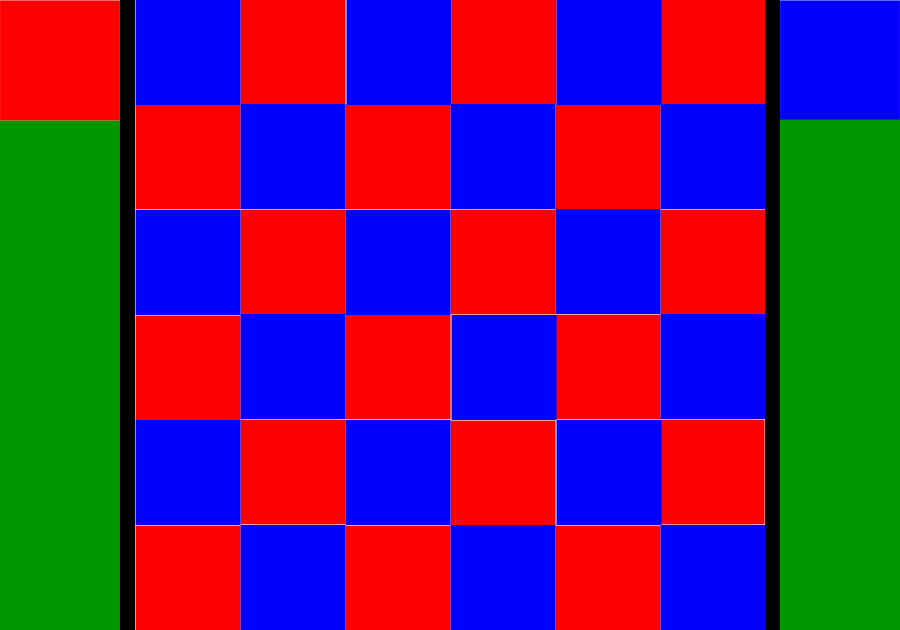
//> input picture detectionPions/img/table.png, 900 x 630 px
$ ./main img/table.png img/table.png   (built with g++ and OpenCV 4)
//> lines starting //> are read from the running program, lines starting //| are printed output that depends on the picture; after the words box and inside, x2 and y2 are one past the last pixel; in counts of white or black regions, pixels touching at a corner belong together
### detectionPions/affichage.cpp

void initFenetre()
{
	cvNamedWindow("Resultat", 0);
	cvNamedWindow("Binarisation", 0);
	cvNamedWindow("Ouverture", 0);
	cvNamedWindow("Transformation", 0);
	cvNamedWindow("Image", 0);
}

// [22 lines left out: functions afficherPions, afficherListeCentre, not called in this run]

### detectionPions/traitement.cpp

void binarisation_nvg(IplImage *img, IplImage* &imgBin, int seuil)
{
	// Transformation en niveau de gris
	IplImage *imgGris ;
	imgGris = cvCreateImage(cvGetSize(img), img->depth, 1);

	int flip=0;
	if(img->origin!=IPL_ORIGIN_TL){
		flip=CV_CVTIMG_FLIP;
	}
	cvCvtColor(img,imgGris,CV_BGR2GRAY);

	// Binarisation
	imgBin = cvCloneImage(imgGris);

	cvThreshold(imgGris, imgBin, seuil, 255, CV_THRESH_BINARY);
}


void ouverture(IplImage *imgBin, IplImage* &imgBinOp, int cfg_morph_cols, int cfg_morph_rows)
{
	IplImage *temp = cvCloneImage(imgBin);
	imgBinOp = cvCloneImage(imgBin);
	IplConvKernel *noyau = cvCreateStructuringElementEx(cfg_morph_cols, cfg_morph_rows, cfg_morph_cols/2, cfg_morph_rows/2, CV_SHAPE_ELLIPSE);
	cvMorphologyEx(imgBin, imgBinOp, temp, noyau, CV_MOP_OPEN, 3);
}

CvMat* initHomogMatrix(IplImage *img, char vue)
{
	// Matrice de l'homographie
	CvMat* homogMatrix = cvCreateMat(3,3,CV_32FC1);

	// Coordonnées des sommets
	CvPoint2D32f srcQuad[4], dstQuad[4];

	// Coordonnées sources des sommets sur l'image
	switch(vue)
	{
		// Point de vue A (1.jpg)
		case 'a' :

			// Haut gauche
			srcQuad[0].x = 133; //dst Top left
			srcQuad[0].y = 94;

			// Haut droite
			srcQuad[1].x = 685; //dst Top right
			srcQuad[1].y = 95;

			// Bas gauche
			srcQuad[2].x = -890; //dst Bottom left
			srcQuad[2].y = 610;

			// Bas droit
			srcQuad[3].x = 1850; //dst Bot right
			srcQuad[3].y = 610;

		break ;

		// Point de vue B (2.jpg)
		case 'b' :

			// Haut gauche
			srcQuad[0].x = 256; //dst Top left
			srcQuad[0].y = 3;

			// Haut droite
			srcQuad[1].x = 772; //dst Top right
			srcQuad[1].y = 34;

			// Bas gauche
			srcQuad[2].x = -940; //dst Bottom left
			srcQuad[2].y = 250;

			// Bas droit
			srcQuad[3].x = 642; //dst Bot right
			srcQuad[3].y = 914;

		break ;

		// Point de vue C (3.jpg)
		case 'c' :

			// Haut gauche
			srcQuad[0].x = -85; //dst Top left
			srcQuad[0].y = 40;

			// Haut droite
			srcQuad[1].x = 450; //dst Top right
			srcQuad[1].y = 23;

			// Bas gauche
			srcQuad[2].x = 260; //dst Bottom left
			srcQuad[2].y = 1075;

			// Bas droit
			srcQuad[3].x = 1650; //dst Bot right
			srcQuad[3].y = 245;

		break ;

		// Point de vue A (1.jpg)
		case '5' :

			// Haut gauche
			srcQuad[0].x = -40; //dst Top left
			srcQuad[0].y = 60;

			// Haut droite
			srcQuad[1].x = 976; //dst Top right
			srcQuad[1].y = 60;

			// Bas gauche
			srcQuad[2].x = -3300; //dst Bottom left
			srcQuad[2].y = 1760;

			// Bas droit
			srcQuad[3].x = 3900; //dst Bot right
			srcQuad[3].y = 1760;

		break ;
	}

	// Cordonnées destination
	// Haut gauche
	dstQuad[0].x = 0;
	dstQuad[0].y = 0;

	// Haut droite
	dstQuad[1].x = img->width - 1;
	dstQuad[1].y = 0;

	// Bas gauche
	dstQuad[2].x = 0;
	dstQuad[2].y = img->height - 1;

	// Bas droite
	dstQuad[3].x = img->width - 1;
	dstQuad[3].y = img->height - 1;

	// Création de la matrice
	cvGetPerspectiveTransform(srcQuad,dstQuad,homogMatrix);

	return homogMatrix ;
}

// [4 lines left out: function correctionTranchePion, not called in this run]


IplImage* transformImg(IplImage *img, CvMat* homogMatrix)
{
	// Homographie de l'image
	IplImage *imgTransform;
	imgTransform = cvCloneImage(img);
	imgTransform->origin = img->origin;
	cvZero(imgTransform);

	// Création de l'image vue du dessus
	cvWarpPerspective(img,imgTransform,homogMatrix);

	return imgTransform;
}

// [74 lines left out: functions homogListe, extractionComposante, not called in this run]

### detectionPions/detectionEllipse.cpp
#include <list>
#include <stack>

using namespace std ;

struct Point{
	int x,y;
};

typedef int Image[NX][NY];

// [145 lines left out: functions afficherImage, insererMotifs, estDansListe, estInterieurMotif, trouverBarycentre, trouverContour and 4 more, not called in this run]

std::list<Point> detectionEllipse(IplImage *img)
{
	Image image;
	for(int i=0;i<NX;i++){
		for(int j=0;j<NY;j++){
			CvScalar pixel = cvGet2D(img,i,j);
			image[i][j] = (pixel.val[0] == 0) ? 0 : 1 ;
		}
	}

	return trouverCentresMotifs(image);
}

// [8 lines left out: function listeToString, not called in this run]

### detectionPions/main.cpp
#include <iostream>
#include <opencv/cv.h>
#include <opencv/highgui.h>

#define NX 1280
#define NY 960

#include "detectionEllipse.cpp"
#include "traitement.cpp"
#include "affichage.cpp"

IplImage *img ;
char vue ;
CvMat* homogMatrix;

int cfg_seuil = 180 ;
int cfg_morph_rows = 5 ;
int cfg_morph_cols = 5 ;


void detection()
{
	// Binarisation
	IplImage *imgBin ;
	binarisation_nvg(img,imgBin,cfg_seuil) ;
	cvShowImage( "Binarisation", imgBin);

	// Suppression des pixels isol閟
	IplImage *imgBinOp ;
	ouverture(imgBin,imgBinOp,cfg_morph_cols,cfg_morph_rows) ;
	cvShowImage( "Ouverture", imgBinOp);

	// D閠ection des pions
	std::list<Point> listeCentres;
	listeCentres = detectionEllipse(imgBinOp) ;


	// Passage des centres des pions dans les coordonn閑s de la table
	std::list<Point> listeCentresTable = homogListe(listeCentres, homogMatrix) ;

	// Affichage des centres sur l'image d'origine
	IplImage *imgCentre = cvCloneImage(imgBinOp);
	imgCentre->origin = img->origin;
	afficherListeCentre(imgCentre,listeCentres);
	//cvZero(imgCentre);
	cvShowImage( "Image", imgCentre);

	// Chargement de l'image de la table
	IplImage *imgTable;
	imgTable = cvLoadImage("img/table.png",1);

	// Affichage des pions sur la table
	afficherPions(imgTable, listeCentresTable) ;
	cout<<listeToString(listeCentres)<<endl;
	cout<<listeToString(listeCentresTable)<<endl;

	// Lancement de la fen阾re de r閟ultat
	cvShowImage( "Resultat", imgTable);
}

void refreshImg(int v)
{
	detection() ;
}

int main(int argc, char** argv)
{
	// Type de point de vue
	vue = argv[1][0] ;

	// Chargement de l'image
	img = cvLoadImage(argv[2],1);
//> img is the input picture: 630 rows x 900 cols, CV_8UC3; mean B, G, R 96.8, 33.5, 95.9

	// Cr閍tion de la matrice de projection
	homogMatrix = initHomogMatrix(img,vue) ;
//> homogMatrix = [[2.69e-17, 2.88e-18, 1e-31], [-0.707, -4.44e-20, -1.42e-31], [0.707, 8.17e-18, -8.26e-34]]

	// Lancement des fen阾res
	initFenetre();

	// Affichage de la transformation
	IplImage *imgTransform ;
	imgTransform = transformImg(img,homogMatrix);
//> in transformImg, `cvZero(imgTransform);`: imgTransform: 630 rows x 900 cols, CV_8UC3; every value is 0
//> in transformImg, `cvWarpPerspective(img,imgTransform,homogMatrix);`:
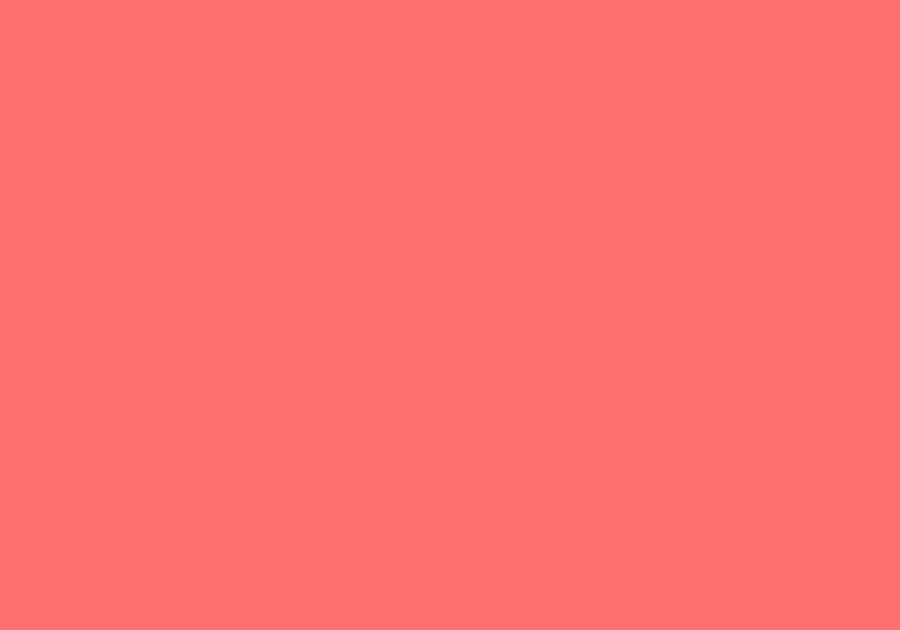
//> imgTransform: 630 rows x 900 cols, CV_8UC3; mean B, G, R 111, 111, 255
	cvShowImage("Transformation", imgTransform);

	// Lancement de la d閠ection avec affichage
	detection() ;
//> in binarisation_nvg, `cvCvtColor(img,imgGris,CV_BGR2GRAY);`:
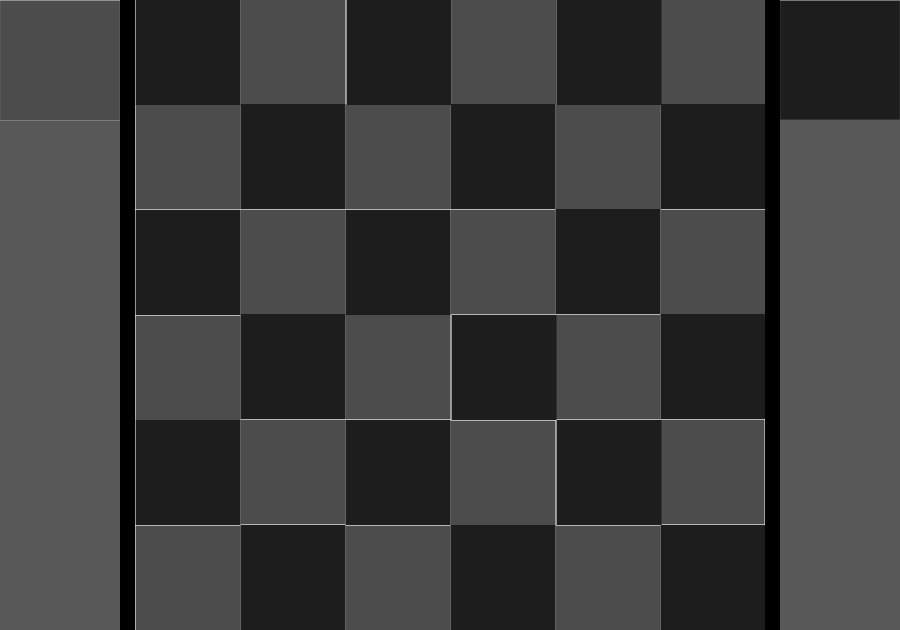
//> imgGris: 630 rows x 900 cols, CV_8UC1; min 0, max 221, mean 59.3
//> in binarisation_nvg, `cvThreshold(imgGris, imgBin, seuil, 255, CV_THRESH_BINARY);`:
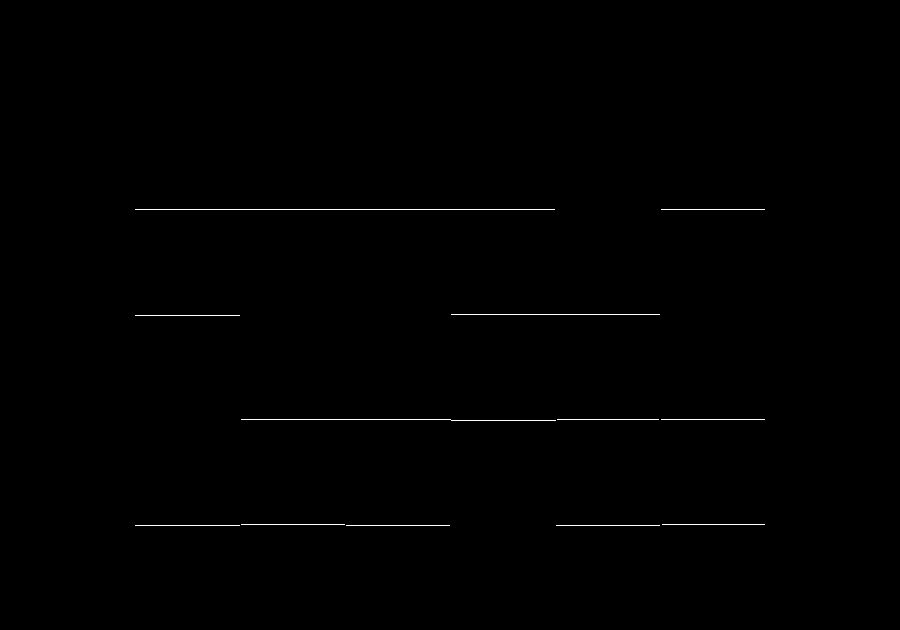
//> imgBin: 630 rows x 900 cols, CV_8UC1; 0.33% white in thin lines or dots, all inside (x1, y1, x2, y2) = (135, 209, 765, 526)
//> in ouverture, `cvMorphologyEx(imgBin, imgBinOp, temp, noyau, CV_MOP_OPEN, 3);`: imgBinOp: 630 rows x 900 cols, CV_8UC1; 0.33% of pixels changed, all inside (x1, y1, x2, y2) = (135, 209, 765, 526)
//> (the run ends here: the program stops with an error, at `for(int i=0;i<NX;i++)`)
